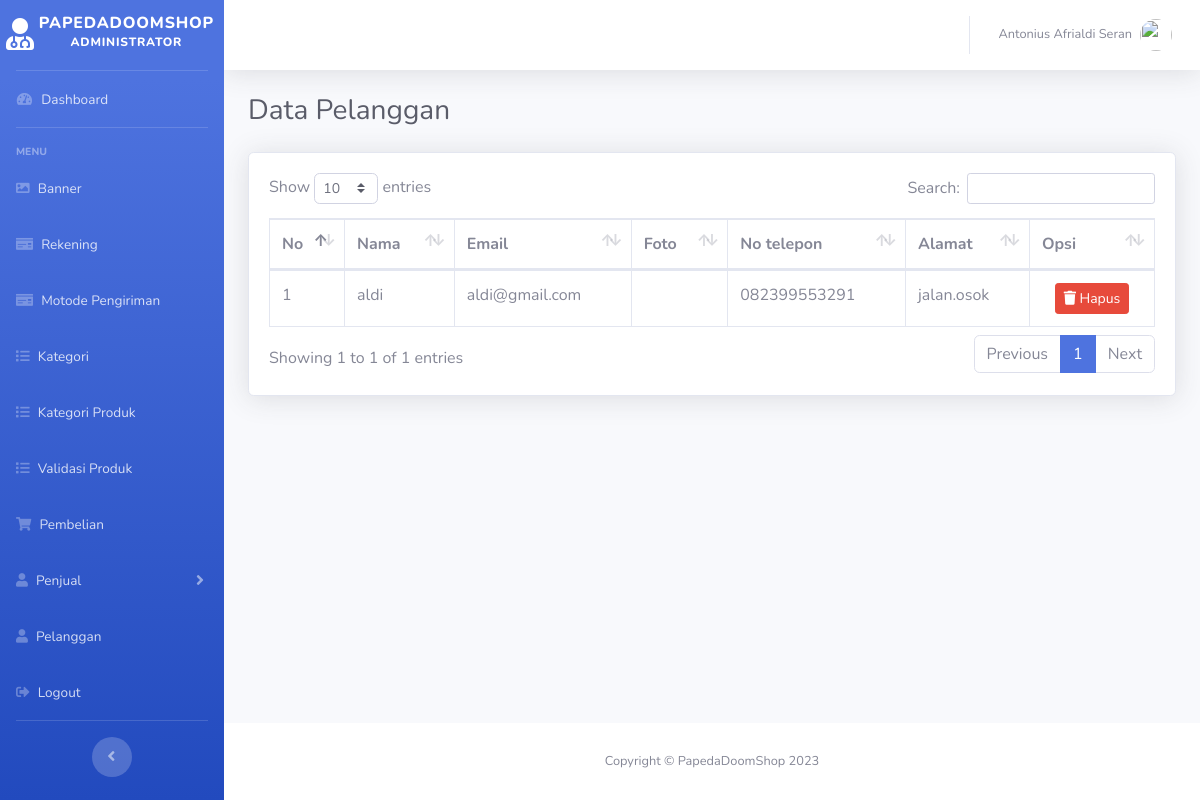
The page /admin/index.php?pelanggan (signed in) on the database its author committed.
### tables this page shows
CREATE TABLE `pembeli` (
  `id_pembeli` int(11) NOT NULL,
  `nama_pembeli` varchar(50) NOT NULL,
  `email` varchar(255) NOT NULL,
  `no_hp` char(12) DEFAULT NULL,
  `gambar_pembeli` varchar(255) NOT NULL,
  `username` varchar(50) NOT NULL,
  `kata_sandi` varchar(255) NOT NULL,
  `alamat` text DEFAULT NULL
);

### admin/pelanggan.php (the view, shortened to what this page needs)
<?php
    $ambil = $koneksi->query("SELECT * FROM pembeli");
    $data_pelanggan = array();
    while($pecah = $ambil->fetch_assoc()){
        $data_pelanggan[] = $pecah;
    }
?>
<h1 class="h3 mb-4 text-gray-800">Data Pelanggan</h1>
<div class="card shadow">
    <div class="card-body">
        <div class="table-responsive">
            <table class="table table-bordered" id="dataTable" width="100%" cellspacing="0">
                <thead>
                    <tr>
                        <th>No</th>
                        <th>Nama</th>
                        <th>Email</th>
                        <th>Foto</th>
                        <th>No telepon</th>
                        <th>Alamat</th>
                        <th>Opsi</th>
                    </tr>
                </thead>
                <tbody>
                    <?php foreach ($data_pelanggan as $key => $values): ?>
                        <tr>
                            <td width="50"><?php echo $key+1 ?></td>
                            <td><?php echo $values['nama_pembeli'] ?></td>
                            <td><?php echo $values['email'] ?></td>
                            <td>
                            </td>
                            <td><?php echo $values['no_hp'] ?></td>
                            <td><?php echo $values['alamat'] ?></td>
                            <td class="text-center" width="100">
                                <a href="index.php?hapus_pembelil&id_pembeli=<?php echo $values['id_pembeli'] ?>" class="btn btn-sm btn-danger">
                                    <i class="fas fa-trash"></i> Hapus
                                </a>
                            </td>
                        </tr>
                    <?php endforeach ?>
                </tbody>
            </table>
        </div>
    </div>
</div>

### admin/index.php (shortened to what this page needs)
<?php
include '../config/koneksi.php';
$id_admin = isset($_SESSION['id_admin']) ? $_SESSION['id_admin'] : '';
$ambil = $koneksi->query("SELECT * FROM admin WHERE id_admin = $id_admin");
$data_admin = $ambil->fetch_assoc();
?>
<!DOCTYPE html>
<html lang="en">
<head>
    <link href="../assets/admin/vendor/fontawesome-free/css/all.min.css" rel="stylesheet" type="text/css">
    <link href="../assets/admin/css/sb-admin-2.min.css" rel="stylesheet">
    <link href="../assets/admin/vendor/datatables/dataTables.bootstrap4.min.css" rel="stylesheet">
</head>
<body id="page-top">
    <div id="wrapper">
        <ul class="navbar-nav bg-gradient-primary sidebar sidebar-dark accordion" id="accordionSidebar">
            <a class="sidebar-brand d-flex align-items-center justify-content-center" href="index.php">
                <div class="sidebar-brand-icon ">
                    <i class="fas fa-user-md"></i>
                </div>
                <div class="sidebar-brand-text mx-1">papedadoomshop <sup>Administrator</sup></div>
            </a>
            <hr class="sidebar-divider my-0">
            <li class="nav-item">
                <a class="nav-link" href="index.php">
                    <i class="fas fa-fw fa-tachometer-alt"></i>
                    <span>Dashboard</span></a>
            </li>
            <hr class="sidebar-divider">
            <div class="sidebar-heading">
                Menu
            </div>
            <li class="nav-item">
                <a class="nav-link" href="index.php?banner_utama">
                    <i class="fas fa-image"></i>
                    <span>Banner</span>
                </a>
            </li>
            <li class="nav-item">
                <a class="nav-link" href="index.php?rekening">
                <i class="fas fa-solib fa-money-check"></i>
                    <span> Rekening</span>
                </a>
            </li>
             <li class="nav-item">
                <a class="nav-link" href="index.php?ongkir">
                <i class="fas fa-solib fa-money-check"></i>
                    <span> Motode Pengiriman</span>
                </a>
            </li>
            <li class="nav-item">
                <a class="nav-link" href="index.php?kategori">
                    <i class="fas fa-list"></i>
                    <span>Kategori</span>
                </a>
            </li>
             <li class="nav-item">
                <a class="nav-link" href="index.php?kategori_produk">
                    <i class="fas fa-list"></i>
                    <span>Kategori Produk</span>
                </a>
            </li>
            <li class="nav-item">
                <a class="nav-link" href="index.php?produk">
                    <i class="fas fa-list"></i>
                    <span>Validasi Produk</span>
                </a>
            </li>
            <li class="nav-item">
                <a class="nav-link" href="index.php?pembelian">
                    <i class="fas fa-shopping-cart"></i>
                    <span>Pembelian</span>
                </a>
            </li>
            <li class="nav-item">
                <a class="nav-link collapsed" href="#" data-toggle="collapse" data-target="#collapseTwo"
                    aria-expanded="true" aria-controls="collapseTwo">
                    <i class="fas fa-user"></i>
                    <span>Penjual</span>
                </a>
            </li>
            <li class="nav-item">
                <a class="nav-link" href="index.php?pelanggan">
                    <i class="fas fa-user"></i>
                    <span>Pelanggan</span>
                </a>
            </li>
            <li class="nav-item">
                <a class="nav-link" href="../index.php?logout">
                    <i class="fas fa-sign-out-alt"></i>
                    <span>Logout</span>
                </a>
            </li>
            <hr class="sidebar-divider d-none d-md-block">
            <div class="text-center d-none d-md-inline">
                <button class="rounded-circle border-0" id="sidebarToggle"></button>
            </div>
        </ul>
        <div id="content-wrapper" class="d-flex flex-column">
            <div id="content">
                <nav class="navbar navbar-expand navbar-light bg-white topbar mb-4 static-top shadow">
                    <ul class="navbar-nav ml-auto">
                        <li class="nav-item dropdown no-arrow">
                            <a class="nav-link dropdown-toggle" href="#" id="userDropdown" role="button"
                                data-toggle="dropdown" aria-haspopup="true" aria-expanded="false">
                                <span class="mr-2 d-none d-lg-inline text-gray-600 small"><?php echo $data_admin['nama_admin']; ?></span>
                                <img class="img-profile rounded-circle"
                                    src="images/pofile/undraw_profile_2.svg">
                            </a>
                        </li>
                    </ul>
                </nav>
                <div class="container-fluid">
                    <?php
                    if(isset($_GET['banner_utama'])){
                        include 'banner_utama.php';
                    }
                    elseif(isset($_GET['tambah_banner_utama'])){
                        include 'tambah/tambah_banner_utama.php';
                    }
                    elseif(isset($_GET['edit_banner_utama'])){
                        include 'edit/edit_banner_utama.php';
                    }
                    elseif(isset($_GET['hapus_banner_utama'])){
                        include 'hapus/hapus_banner_utama.php';
                    }
                    elseif(isset($_GET['rekening'])){
                        include 'rekening.php';
                    }
                    elseif(isset($_GET['tambah_bank'])){
                        include 'tambah/tambah_bank.php';
                    }
                    elseif(isset($_GET['edit_bank'])){
                        include 'edit/edit_bank.php';
                    }
                    elseif(isset($_GET['hapus_bank'])){
                        include 'hapus/hapus_bank.php';
                    }
                    elseif(isset($_GET['ongkir'])){
                        include 'ongkir.php';
                    }
                    elseif(isset($_GET['tambah_ongkir'])){
                        include 'tambah/tambah_ongkir.php';
                    }
                    elseif(isset($_GET['edit_ongkir'])){
                        include 'edit/edit_ongkir.php';
                    }
                    elseif(isset($_GET['hapus_ongkir'])){
                        include 'hapus/hapus_ongkir.php';
                    }
                    elseif(isset($_GET['profile'])){
                        include 'profile.php';
                    }
                    elseif(isset($_GET['kategori'])){
                        include 'kategori.php';
                    }
                    elseif(isset($_GET['tambah_kategori'])){
                        include 'tambah/tambah_kategori.php';
                    }
                    elseif(isset($_GET['edit_kategori'])){
                        include 'edit/edit_kategori.php';
                    }
                    elseif(isset($_GET['hapus_kategori'])){
                        include 'hapus/hapus_kategori.php';
                    }
                    elseif(isset($_GET['kategori_produk'])){
                        include 'kategori_produk.php';
                    }
                    elseif(isset($_GET['tambah_produk_kategori'])){
                        include 'tambah/tambah_produk_kategori.php';
                    }
                    elseif(isset($_GET['edit_produk_kategori'])){
                        include 'edit/edit_produk_kategori.php';
                    }
                    elseif(isset($_GET['hapus_produk_kategori'])){
                        include 'hapus/hapus_produk_kategori.php';
                    }
                    elseif(isset($_GET['produk'])){
                        include 'produk.php';
                    }
                    elseif(isset($_GET['detail_produk'])){
                        include 'detail/detail_produk.php';
                    }
                    elseif(isset($_GET['hapus_produk'])){
                        include 'hapus/hapus_produk.php';
                    }
                    elseif(isset($_GET['pembelian'])){
                        include 'pembelian.php';
                    }
                    elseif(isset($_GET['hapus_pembelian'])){
                        include 'hapus/hapus_pembelian.php';
                    }
                    elseif(isset($_GET['detail_pembelian'])){
                        include 'detail/detail_pembelian.php';
                    }
                     elseif(isset($_GET['pembayaran'])){
                        include 'pembayaran.php';
                    }
                    elseif(isset($_GET['penjual'])){
                        include 'penjual.php';
                    }
                    elseif(isset($_GET['hapus_penjual'])){
                        include 'hapus/hapus_penjual.php';
                    }
                    elseif(isset($_GET['toko'])){
                        include 'toko.php';
                    }
                    elseif(isset($_GET['hapus_toko'])){
                        include 'hapus/hapus_toko.php';
                    }
                    elseif(isset($_GET['detail_toko'])){
                        include 'detail/detail_toko.php';
                    }
                    elseif(isset($_GET['pelanggan'])){
                        include 'pelanggan.php';
                    }
                    elseif(isset($_GET['hapus_pembeli'])){
                        include 'hapus/hapus_pembeli.php';
                    }
                    elseif(isset($_GET['logout'])){
                        include 'logout.php';
                    }
                    else{
                        include 'dashboard.php';
                    }
                    ?>
                </div>
            </div>
            <footer class="sticky-footer bg-white">
                <div class="container my-auto">
                    <div class="copyright text-center my-auto">
                        <span>Copyright &copy; PapedaDoomShop 2023</span>
                    </div>
                </div>
            </footer>
        </div>
    </div>
</body>
</html>

### rows shown on the page
pembeli: nama_pembeli "aldi", email "aldi@gmail.com", no_hp "082399553291", alamat "jalan.osok"

### other values the page prints
$data_admin['nama_admin'] "Antonius Afrialdi Seran"
